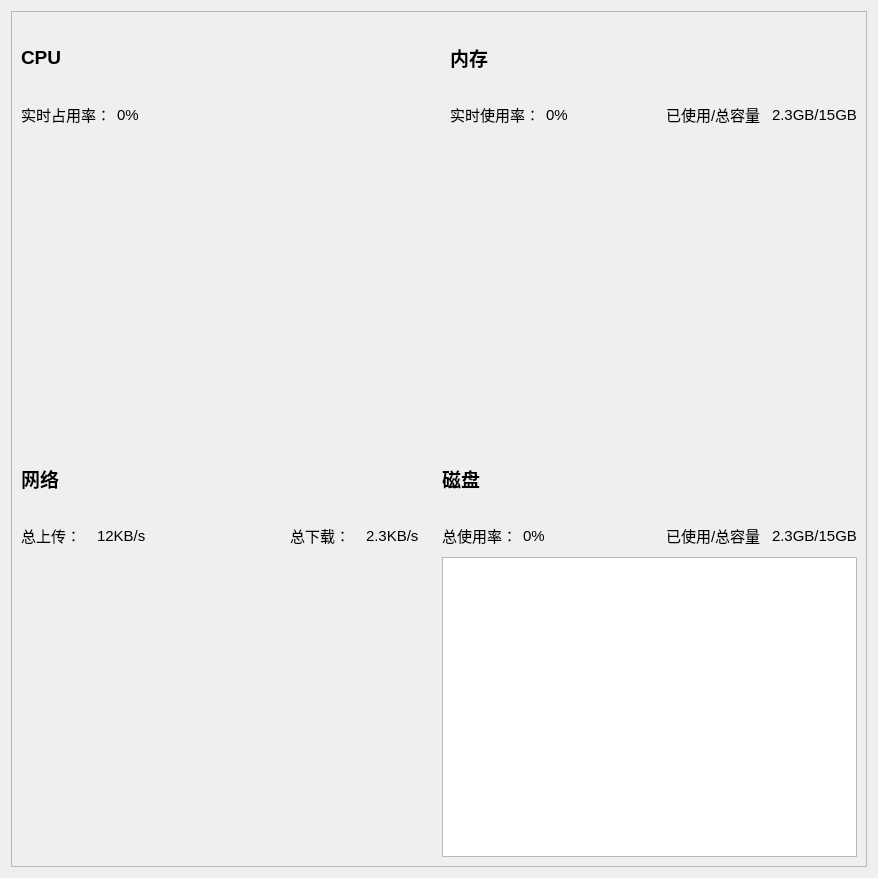
<?xml version="1.0" encoding="UTF-8"?>
<ui version="4.0">
 <class>OverViewForm</class>
 <widget class="QWidget" name="OverViewForm">
  <property name="geometry">
   <rect>
    <x>0</x>
    <y>0</y>
    <width>878</width>
    <height>878</height>
   </rect>
  </property>
  <property name="windowTitle">
   <string>Form</string>
  </property>
  <layout class="QGridLayout" name="gridLayout">
   <item row="0" column="0">
    <widget class="QScrollArea" name="scrollArea">
     <property name="widgetResizable">
      <bool>true</bool>
     </property>
     <widget class="QWidget" name="scrollAreaWidgetContents">
      <property name="geometry">
       <rect>
        <x>0</x>
        <y>0</y>
        <width>864</width>
        <height>864</height>
       </rect>
      </property>
      <layout class="QGridLayout" name="gridLayout_2">
       <item row="0" column="0">
        <layout class="QVBoxLayout" name="verticalLayout_2">
         <item>
          <widget class="QLabel" name="label_2">
           <property name="font">
            <font>
             <pointsize>14</pointsize>
             <bold>true</bold>
            </font>
           </property>
           <property name="text">
            <string>CPU</string>
           </property>
          </widget>
         </item>
         <item>
          <layout class="QHBoxLayout" name="horizontalLayout">
           <item>
            <widget class="QLabel" name="label_3">
             <property name="minimumSize">
              <size>
               <width>70</width>
               <height>31</height>
              </size>
             </property>
             <property name="maximumSize">
              <size>
               <width>100</width>
               <height>31</height>
              </size>
             </property>
             <property name="font">
              <font>
               <pointsize>11</pointsize>
              </font>
             </property>
             <property name="text">
              <string>实时占用率：</string>
             </property>
            </widget>
           </item>
           <item>
            <widget class="QLabel" name="labelCpuRate">
             <property name="minimumSize">
              <size>
               <width>70</width>
               <height>31</height>
              </size>
             </property>
             <property name="maximumSize">
              <size>
               <width>100</width>
               <height>31</height>
              </size>
             </property>
             <property name="font">
              <font>
               <pointsize>11</pointsize>
              </font>
             </property>
             <property name="text">
              <string>0%</string>
             </property>
            </widget>
           </item>
           <item>
            <spacer name="horizontalSpacer">
             <property name="orientation">
              <enum>Qt::Orientation::Horizontal</enum>
             </property>
             <property name="sizeHint" stdset="0">
              <size>
               <width>40</width>
               <height>20</height>
              </size>
             </property>
            </spacer>
           </item>
          </layout>
         </item>
         <item>
          <widget class="QWidget" name="CPUWidget" native="true">
           <property name="minimumSize">
            <size>
             <width>400</width>
             <height>300</height>
            </size>
           </property>
          </widget>
         </item>
        </layout>
       </item>
       <item row="0" column="1">
        <layout class="QVBoxLayout" name="verticalLayout_3">
         <property name="leftMargin">
          <number>8</number>
         </property>
         <item>
          <widget class="QLabel" name="label_5">
           <property name="font">
            <font>
             <pointsize>14</pointsize>
             <bold>true</bold>
            </font>
           </property>
           <property name="text">
            <string>内存</string>
           </property>
          </widget>
         </item>
         <item>
          <layout class="QHBoxLayout" name="horizontalLayout_2">
           <item>
            <widget class="QLabel" name="label_6">
             <property name="minimumSize">
              <size>
               <width>70</width>
               <height>31</height>
              </size>
             </property>
             <property name="maximumSize">
              <size>
               <width>100</width>
               <height>31</height>
              </size>
             </property>
             <property name="font">
              <font>
               <pointsize>11</pointsize>
              </font>
             </property>
             <property name="text">
              <string>实时使用率：</string>
             </property>
            </widget>
           </item>
           <item>
            <widget class="QLabel" name="labelMemoryRate">
             <property name="minimumSize">
              <size>
               <width>70</width>
               <height>31</height>
              </size>
             </property>
             <property name="maximumSize">
              <size>
               <width>100</width>
               <height>31</height>
              </size>
             </property>
             <property name="font">
              <font>
               <pointsize>11</pointsize>
              </font>
             </property>
             <property name="text">
              <string>0%</string>
             </property>
            </widget>
           </item>
           <item>
            <spacer name="horizontalSpacer_2">
             <property name="orientation">
              <enum>Qt::Orientation::Horizontal</enum>
             </property>
             <property name="sizeHint" stdset="0">
              <size>
               <width>40</width>
               <height>20</height>
              </size>
             </property>
            </spacer>
           </item>
           <item>
            <layout class="QHBoxLayout" name="horizontalLayout_3">
             <item>
              <widget class="QLabel" name="label_8">
               <property name="minimumSize">
                <size>
                 <width>70</width>
                 <height>31</height>
                </size>
               </property>
               <property name="maximumSize">
                <size>
                 <width>100</width>
                 <height>31</height>
                </size>
               </property>
               <property name="font">
                <font>
                 <pointsize>11</pointsize>
                </font>
               </property>
               <property name="text">
                <string>已使用/总容量：</string>
               </property>
              </widget>
             </item>
             <item>
              <widget class="QLabel" name="labelMemCondition">
               <property name="minimumSize">
                <size>
                 <width>70</width>
                 <height>31</height>
                </size>
               </property>
               <property name="maximumSize">
                <size>
                 <width>140</width>
                 <height>31</height>
                </size>
               </property>
               <property name="font">
                <font>
                 <pointsize>11</pointsize>
                </font>
               </property>
               <property name="text">
                <string>2.3GB/15GB</string>
               </property>
              </widget>
             </item>
            </layout>
           </item>
          </layout>
         </item>
         <item>
          <widget class="QWidget" name="memoryWidget" native="true">
           <property name="minimumSize">
            <size>
             <width>400</width>
             <height>300</height>
            </size>
           </property>
          </widget>
         </item>
        </layout>
       </item>
       <item row="1" column="0">
        <layout class="QVBoxLayout" name="verticalLayout_4">
         <item>
          <widget class="QLabel" name="label_10">
           <property name="font">
            <font>
             <pointsize>14</pointsize>
             <bold>true</bold>
            </font>
           </property>
           <property name="text">
            <string>网络</string>
           </property>
          </widget>
         </item>
         <item>
          <layout class="QHBoxLayout" name="horizontalLayout_4">
           <item>
            <widget class="QLabel" name="label_11">
             <property name="minimumSize">
              <size>
               <width>70</width>
               <height>31</height>
              </size>
             </property>
             <property name="maximumSize">
              <size>
               <width>100</width>
               <height>31</height>
              </size>
             </property>
             <property name="font">
              <font>
               <pointsize>11</pointsize>
              </font>
             </property>
             <property name="text">
              <string>总上传：</string>
             </property>
            </widget>
           </item>
           <item>
            <widget class="QLabel" name="labelUploadSpeed">
             <property name="minimumSize">
              <size>
               <width>70</width>
               <height>31</height>
              </size>
             </property>
             <property name="maximumSize">
              <size>
               <width>100</width>
               <height>31</height>
              </size>
             </property>
             <property name="font">
              <font>
               <pointsize>11</pointsize>
              </font>
             </property>
             <property name="text">
              <string>12KB/s</string>
             </property>
            </widget>
           </item>
           <item>
            <spacer name="horizontalSpacer_3">
             <property name="orientation">
              <enum>Qt::Orientation::Horizontal</enum>
             </property>
             <property name="sizeHint" stdset="0">
              <size>
               <width>40</width>
               <height>20</height>
              </size>
             </property>
            </spacer>
           </item>
           <item>
            <layout class="QHBoxLayout" name="horizontalLayout_5">
             <item>
              <widget class="QLabel" name="label_13">
               <property name="minimumSize">
                <size>
                 <width>70</width>
                 <height>31</height>
                </size>
               </property>
               <property name="maximumSize">
                <size>
                 <width>100</width>
                 <height>31</height>
                </size>
               </property>
               <property name="font">
                <font>
                 <pointsize>11</pointsize>
                </font>
               </property>
               <property name="text">
                <string>总下载：</string>
               </property>
              </widget>
             </item>
             <item>
              <widget class="QLabel" name="labelDownloadSpeed">
               <property name="minimumSize">
                <size>
                 <width>70</width>
                 <height>31</height>
                </size>
               </property>
               <property name="maximumSize">
                <size>
                 <width>140</width>
                 <height>31</height>
                </size>
               </property>
               <property name="font">
                <font>
                 <pointsize>11</pointsize>
                </font>
               </property>
               <property name="text">
                <string>2.3KB/s</string>
               </property>
              </widget>
             </item>
            </layout>
           </item>
          </layout>
         </item>
         <item>
          <widget class="QWidget" name="networkWidget" native="true">
           <property name="minimumSize">
            <size>
             <width>400</width>
             <height>300</height>
            </size>
           </property>
           <property name="maximumSize">
            <size>
             <width>16777215</width>
             <height>16777215</height>
            </size>
           </property>
          </widget>
         </item>
        </layout>
       </item>
       <item row="1" column="1">
        <layout class="QVBoxLayout" name="verticalLayout">
         <item>
          <widget class="QLabel" name="label_15">
           <property name="font">
            <font>
             <pointsize>14</pointsize>
             <bold>true</bold>
            </font>
           </property>
           <property name="text">
            <string>磁盘</string>
           </property>
          </widget>
         </item>
         <item>
          <layout class="QHBoxLayout" name="horizontalLayout_8">
           <item>
            <layout class="QHBoxLayout" name="horizontalLayout_6">
             <item>
              <widget class="QLabel" name="label_16">
               <property name="minimumSize">
                <size>
                 <width>70</width>
                 <height>31</height>
                </size>
               </property>
               <property name="maximumSize">
                <size>
                 <width>100</width>
                 <height>31</height>
                </size>
               </property>
               <property name="font">
                <font>
                 <pointsize>11</pointsize>
                </font>
               </property>
               <property name="text">
                <string>总使用率：</string>
               </property>
              </widget>
             </item>
             <item>
              <widget class="QLabel" name="labelDiskRate">
               <property name="minimumSize">
                <size>
                 <width>70</width>
                 <height>31</height>
                </size>
               </property>
               <property name="maximumSize">
                <size>
                 <width>100</width>
                 <height>31</height>
                </size>
               </property>
               <property name="font">
                <font>
                 <pointsize>11</pointsize>
                </font>
               </property>
               <property name="text">
                <string>0%</string>
               </property>
              </widget>
             </item>
            </layout>
           </item>
           <item>
            <spacer name="horizontalSpacer_4">
             <property name="orientation">
              <enum>Qt::Orientation::Horizontal</enum>
             </property>
             <property name="sizeHint" stdset="0">
              <size>
               <width>40</width>
               <height>20</height>
              </size>
             </property>
            </spacer>
           </item>
           <item>
            <layout class="QHBoxLayout" name="horizontalLayout_7">
             <item>
              <widget class="QLabel" name="label_18">
               <property name="minimumSize">
                <size>
                 <width>70</width>
                 <height>31</height>
                </size>
               </property>
               <property name="maximumSize">
                <size>
                 <width>100</width>
                 <height>31</height>
                </size>
               </property>
               <property name="font">
                <font>
                 <pointsize>11</pointsize>
                </font>
               </property>
               <property name="text">
                <string>已使用/总容量：</string>
               </property>
              </widget>
             </item>
             <item>
              <widget class="QLabel" name="labelCondition">
               <property name="minimumSize">
                <size>
                 <width>70</width>
                 <height>31</height>
                </size>
               </property>
               <property name="maximumSize">
                <size>
                 <width>140</width>
                 <height>31</height>
                </size>
               </property>
               <property name="font">
                <font>
                 <pointsize>11</pointsize>
                </font>
               </property>
               <property name="text">
                <string>2.3GB/15GB</string>
               </property>
              </widget>
             </item>
            </layout>
           </item>
          </layout>
         </item>
         <item>
          <widget class="QListWidget" name="listWidget">
           <property name="sizePolicy">
            <sizepolicy hsizetype="Preferred" vsizetype="Preferred">
             <horstretch>0</horstretch>
             <verstretch>0</verstretch>
            </sizepolicy>
           </property>
           <property name="minimumSize">
            <size>
             <width>400</width>
             <height>300</height>
            </size>
           </property>
          </widget>
         </item>
        </layout>
       </item>
      </layout>
     </widget>
    </widget>
   </item>
  </layout>
 </widget>
 <resources/>
 <connections/>
</ui>
